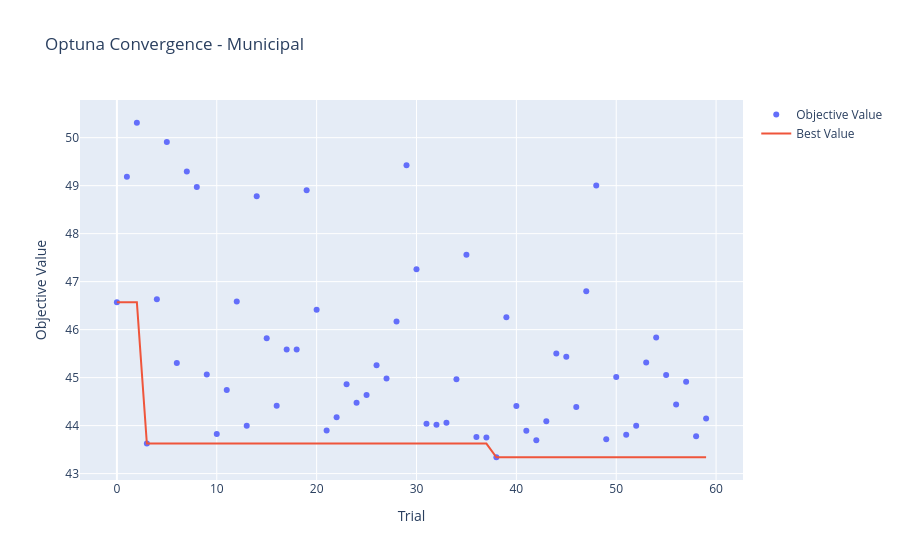
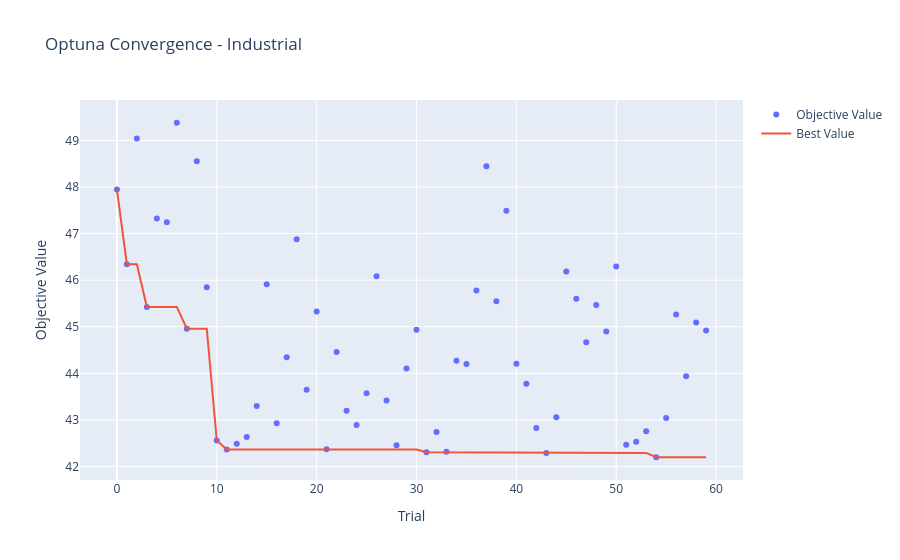
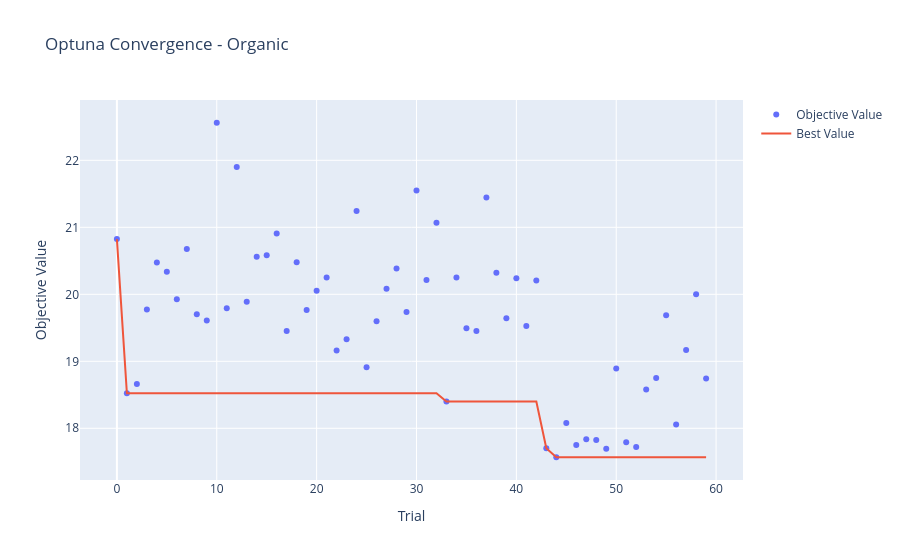
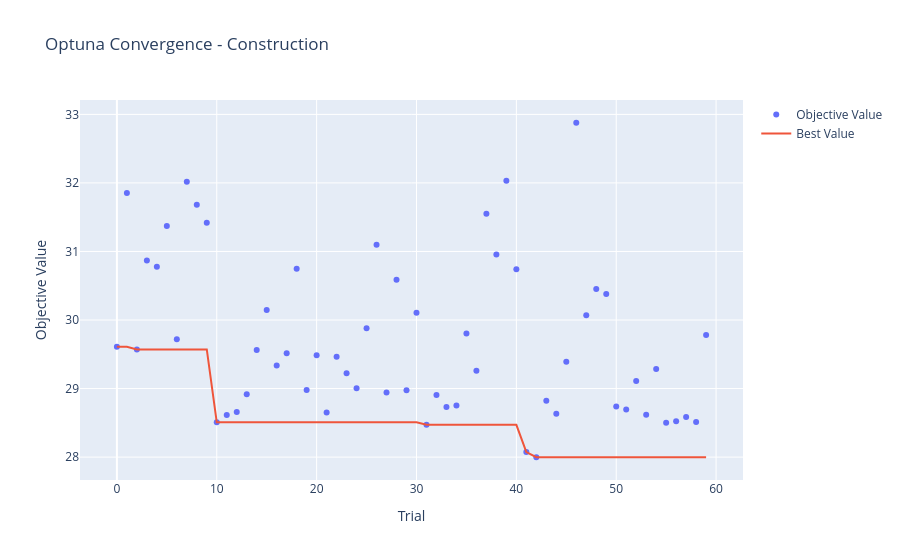

Source (notebook cell) for these figures, in order:
### Code cell
train_split_index = int(waste_dfs["Municipal"].shape[0] * 0.65)
val_split_index   = int(waste_dfs["Municipal"].shape[0] * 0.80)


# Store best params
best_params_all = {}

study_results = {}

for waste_type, df in waste_dfs.items():
    print(f"Tuning for {waste_type}...")

    # Time series split
    train_df = df.iloc[:train_split_index]
    val_df = df.iloc[train_split_index:val_split_index]

    X_train = train_df.drop(columns=["quantity_tons"])
    y_train = train_df["quantity_tons"]

    X_val = val_df.drop(columns=["quantity_tons"])
    y_val = val_df["quantity_tons"]

    def objective(trial):
        params = {
        "verbosity": 0,
        "objective": "reg:squarederror",
        "eval_metric": "rmse",
        "booster": "gbtree",
        "lambda": trial.suggest_float("lambda", 1e-3, 10.0, log=True),
        "alpha": trial.suggest_float("alpha", 1e-3, 10.0, log=True),
        "colsample_bytree": trial.suggest_float("colsample_bytree", 0.5, 1.0),
        "subsample": trial.suggest_float("subsample", 0.5, 1.0),
        "learning_rate": trial.suggest_float("learning_rate", 0.01, 0.3),
        "n_estimators": trial.suggest_int("n_estimators", 100, 1000),
        "max_depth": trial.suggest_int("max_depth", 3, 10),
        "min_child_weight": trial.suggest_int("min_child_weight", 1, 10),
}


        model = xgb.XGBRegressor(**params)
        model.fit(X_train, y_train)
        preds = model.predict(X_val)
        rmse = root_mean_squared_error(y_val, preds)
        return rmse

    study = optuna.create_study(direction="minimize")
    study.optimize(objective, n_trials=60)

    best_params_all[waste_type] = study.best_params
    study_results[waste_type] = study
    print(f"Best RMSE for {waste_type}: {study.best_value:.4f}")
    print(f"Best params: {study.best_params}")

# Save all params to YAML
timestamp = datetime.now().strftime("%Y%m%d_%H%M")
yaml_file = f"best_params_Lags_{timestamp}.yaml"
with open(yaml_file, 'w') as f:
    yaml.dump(best_params_all, f)

print(f"\nSaved all best parameters to: {yaml_file}")

for waste_type, study in study_results.items():
    fig = plot_optimization_history(study)
    fig.update_layout(title_text=f"Optuna Convergence - {waste_type}")
    fig.show()

### Figure 1 — Plotly figure (JSON) as saved in the notebook; plotly's stock layout.template omitted (floating-point values rounded to 4 significant figures)
{"data": [{"mode": "markers", "name": "Objective Value", "type": "scatter", "x": [0, 1, 2, 3, 4, 5, 6, 7, 8, 9, 10, 11, 12, 13, 14, 15, 16, 17, 18, 19, 20, 21, 22, 23, 24, 25, 26, 27, 28, 29, 30, 31, 32, 33, 34, 35, 36, 37, 38, 39, 40, 41, 42, 43, 44, 45, 46, 47, 48, 49, 50, 51, 52, 53, 54, 55, 56, 57, 58, 59], "y": [46.57, 49.18, 50.31, 43.63, 46.63, 49.91, 45.3, 49.29, 48.97, 45.07, 43.83, 44.74, 46.59, 44.0, 48.78, 45.82, 44.42, 45.58, 45.59, 48.9, 46.41, 43.9, 44.18, 44.86, 44.48, 44.64, 45.26, 44.98, 46.17, 49.43, 47.26, 44.04, 44.02, 44.06, 44.97, 47.56, 43.76, 43.75, 43.34, 46.26, 44.41, 43.9, 43.69, 44.09, 45.5, 45.44, 44.39, 46.8, 49.0, 43.72, 45.01, 43.81, 44.0, 45.31, 45.84, 45.05, 44.44, 44.91, 43.78, 44.15]}, {"mode": "lines", "name": "Best Value", "type": "scatter", "x": [0, 1, 2, 3, 4, 5, 6, 7, 8, 9, 10, 11, 12, 13, 14, 15, 16, 17, 18, 19, 20, 21, 22, 23, 24, 25, 26, 27, 28, 29, 30, 31, 32, 33, 34, 35, 36, 37, 38, 39, 40, 41, 42, 43, 44, 45, 46, 47, 48, 49, 50, 51, 52, 53, 54, 55, 56, 57, 58, 59], "y": [46.57, 46.57, 46.57, 43.63, 43.63, 43.63, 43.63, 43.63, 43.63, 43.63, 43.63, 43.63, 43.63, 43.63, 43.63, 43.63, 43.63, 43.63, 43.63, 43.63, 43.63, 43.63, 43.63, 43.63, 43.63, 43.63, 43.63, 43.63, 43.63, 43.63, 43.63, 43.63, 43.63, 43.63, 43.63, 43.63, 43.63, 43.63, 43.34, 43.34, 43.34, 43.34, 43.34, 43.34, 43.34, 43.34, 43.34, 43.34, 43.34, 43.34, 43.34, 43.34, 43.34, 43.34, 43.34, 43.34, 43.34, 43.34, 43.34, 43.34]}, {"marker": {"color": "#cccccc"}, "mode": "markers", "name": "Infeasible Trial", "showlegend": false, "type": "scatter", "x": [], "y": []}], "layout": {"title": {"text": "Optuna Convergence - Municipal"}, "xaxis": {"title": {"text": "Trial"}}, "yaxis": {"title": {"text": "Objective Value"}}}}

### Figure 2 — Plotly figure (JSON) as saved in the notebook; plotly's stock layout.template omitted (floating-point values rounded to 4 significant figures)
{"data": [{"mode": "markers", "name": "Objective Value", "type": "scatter", "x": [0, 1, 2, 3, 4, 5, 6, 7, 8, 9, 10, 11, 12, 13, 14, 15, 16, 17, 18, 19, 20, 21, 22, 23, 24, 25, 26, 27, 28, 29, 30, 31, 32, 33, 34, 35, 36, 37, 38, 39, 40, 41, 42, 43, 44, 45, 46, 47, 48, 49, 50, 51, 52, 53, 54, 55, 56, 57, 58, 59], "y": [47.94, 46.34, 49.04, 45.43, 47.32, 47.24, 49.38, 44.96, 48.55, 45.85, 42.56, 42.37, 42.49, 42.64, 43.3, 45.91, 42.93, 44.34, 46.88, 43.65, 45.33, 42.37, 44.46, 43.2, 42.89, 43.57, 46.08, 43.42, 42.46, 44.11, 44.94, 42.31, 42.74, 42.32, 44.27, 44.2, 45.78, 48.45, 45.55, 47.49, 44.2, 43.78, 42.83, 42.29, 43.06, 46.18, 45.6, 44.67, 45.47, 44.9, 46.3, 42.47, 42.53, 42.76, 42.2, 43.04, 45.26, 43.94, 45.09, 44.92]}, {"mode": "lines", "name": "Best Value", "type": "scatter", "x": [0, 1, 2, 3, 4, 5, 6, 7, 8, 9, 10, 11, 12, 13, 14, 15, 16, 17, 18, 19, 20, 21, 22, 23, 24, 25, 26, 27, 28, 29, 30, 31, 32, 33, 34, 35, 36, 37, 38, 39, 40, 41, 42, 43, 44, 45, 46, 47, 48, 49, 50, 51, 52, 53, 54, 55, 56, 57, 58, 59], "y": [47.94, 46.34, 46.34, 45.43, 45.43, 45.43, 45.43, 44.96, 44.96, 44.96, 42.56, 42.37, 42.37, 42.37, 42.37, 42.37, 42.37, 42.37, 42.37, 42.37, 42.37, 42.37, 42.37, 42.37, 42.37, 42.37, 42.37, 42.37, 42.37, 42.37, 42.37, 42.31, 42.31, 42.31, 42.31, 42.31, 42.31, 42.31, 42.31, 42.31, 42.31, 42.31, 42.31, 42.29, 42.29, 42.29, 42.29, 42.29, 42.29, 42.29, 42.29, 42.29, 42.29, 42.29, 42.2, 42.2, 42.2, 42.2, 42.2, 42.2]}, {"marker": {"color": "#cccccc"}, "mode": "markers", "name": "Infeasible Trial", "showlegend": false, "type": "scatter", "x": [], "y": []}], "layout": {"title": {"text": "Optuna Convergence - Industrial"}, "xaxis": {"title": {"text": "Trial"}}, "yaxis": {"title": {"text": "Objective Value"}}}}

### Figure 3 — Plotly figure (JSON) as saved in the notebook; plotly's stock layout.template omitted (floating-point values rounded to 4 significant figures)
{"data": [{"mode": "markers", "name": "Objective Value", "type": "scatter", "x": [0, 1, 2, 3, 4, 5, 6, 7, 8, 9, 10, 11, 12, 13, 14, 15, 16, 17, 18, 19, 20, 21, 22, 23, 24, 25, 26, 27, 28, 29, 30, 31, 32, 33, 34, 35, 36, 37, 38, 39, 40, 41, 42, 43, 44, 45, 46, 47, 48, 49, 50, 51, 52, 53, 54, 55, 56, 57, 58, 59], "y": [20.82, 18.52, 18.66, 19.77, 20.47, 20.34, 19.93, 20.68, 19.7, 19.61, 22.56, 19.79, 21.9, 19.89, 20.56, 20.58, 20.91, 19.45, 20.48, 19.77, 20.05, 20.25, 19.16, 19.33, 21.24, 18.91, 19.6, 20.08, 20.39, 19.74, 21.55, 20.21, 21.07, 18.4, 20.25, 19.49, 19.45, 21.44, 20.32, 19.64, 20.24, 19.52, 20.21, 17.7, 17.57, 18.08, 17.75, 17.84, 17.83, 17.69, 18.89, 17.79, 17.72, 18.58, 18.75, 19.69, 18.06, 19.17, 20.0, 18.74]}, {"mode": "lines", "name": "Best Value", "type": "scatter", "x": [0, 1, 2, 3, 4, 5, 6, 7, 8, 9, 10, 11, 12, 13, 14, 15, 16, 17, 18, 19, 20, 21, 22, 23, 24, 25, 26, 27, 28, 29, 30, 31, 32, 33, 34, 35, 36, 37, 38, 39, 40, 41, 42, 43, 44, 45, 46, 47, 48, 49, 50, 51, 52, 53, 54, 55, 56, 57, 58, 59], "y": [20.82, 18.52, 18.52, 18.52, 18.52, 18.52, 18.52, 18.52, 18.52, 18.52, 18.52, 18.52, 18.52, 18.52, 18.52, 18.52, 18.52, 18.52, 18.52, 18.52, 18.52, 18.52, 18.52, 18.52, 18.52, 18.52, 18.52, 18.52, 18.52, 18.52, 18.52, 18.52, 18.52, 18.4, 18.4, 18.4, 18.4, 18.4, 18.4, 18.4, 18.4, 18.4, 18.4, 17.7, 17.57, 17.57, 17.57, 17.57, 17.57, 17.57, 17.57, 17.57, 17.57, 17.57, 17.57, 17.57, 17.57, 17.57, 17.57, 17.57]}, {"marker": {"color": "#cccccc"}, "mode": "markers", "name": "Infeasible Trial", "showlegend": false, "type": "scatter", "x": [], "y": []}], "layout": {"title": {"text": "Optuna Convergence - Organic"}, "xaxis": {"title": {"text": "Trial"}}, "yaxis": {"title": {"text": "Objective Value"}}}}

### Figure 4 — Plotly figure (JSON) as saved in the notebook; plotly's stock layout.template omitted (floating-point values rounded to 4 significant figures)
{"data": [{"mode": "markers", "name": "Objective Value", "type": "scatter", "x": [0, 1, 2, 3, 4, 5, 6, 7, 8, 9, 10, 11, 12, 13, 14, 15, 16, 17, 18, 19, 20, 21, 22, 23, 24, 25, 26, 27, 28, 29, 30, 31, 32, 33, 34, 35, 36, 37, 38, 39, 40, 41, 42, 43, 44, 45, 46, 47, 48, 49, 50, 51, 52, 53, 54, 55, 56, 57, 58, 59], "y": [29.61, 31.85, 29.57, 30.87, 30.78, 31.37, 29.72, 32.02, 31.68, 31.42, 28.51, 28.61, 28.66, 28.92, 29.56, 30.15, 29.34, 29.51, 30.75, 28.98, 29.49, 28.65, 29.46, 29.22, 29.0, 29.88, 31.1, 28.94, 30.59, 28.97, 30.11, 28.47, 28.91, 28.73, 28.75, 29.8, 29.26, 31.55, 30.96, 32.03, 30.74, 28.07, 28.0, 28.82, 28.63, 29.39, 32.88, 30.07, 30.45, 30.38, 28.74, 28.69, 29.11, 28.62, 29.29, 28.5, 28.52, 28.58, 28.51, 29.78]}, {"mode": "lines", "name": "Best Value", "type": "scatter", "x": [0, 1, 2, 3, 4, 5, 6, 7, 8, 9, 10, 11, 12, 13, 14, 15, 16, 17, 18, 19, 20, 21, 22, 23, 24, 25, 26, 27, 28, 29, 30, 31, 32, 33, 34, 35, 36, 37, 38, 39, 40, 41, 42, 43, 44, 45, 46, 47, 48, 49, 50, 51, 52, 53, 54, 55, 56, 57, 58, 59], "y": [29.61, 29.61, 29.57, 29.57, 29.57, 29.57, 29.57, 29.57, 29.57, 29.57, 28.51, 28.51, 28.51, 28.51, 28.51, 28.51, 28.51, 28.51, 28.51, 28.51, 28.51, 28.51, 28.51, 28.51, 28.51, 28.51, 28.51, 28.51, 28.51, 28.51, 28.51, 28.47, 28.47, 28.47, 28.47, 28.47, 28.47, 28.47, 28.47, 28.47, 28.47, 28.07, 28.0, 28.0, 28.0, 28.0, 28.0, 28.0, 28.0, 28.0, 28.0, 28.0, 28.0, 28.0, 28.0, 28.0, 28.0, 28.0, 28.0, 28.0]}, {"marker": {"color": "#cccccc"}, "mode": "markers", "name": "Infeasible Trial", "showlegend": false, "type": "scatter", "x": [], "y": []}], "layout": {"title": {"text": "Optuna Convergence - Construction"}, "xaxis": {"title": {"text": "Trial"}}, "yaxis": {"title": {"text": "Objective Value"}}}}
